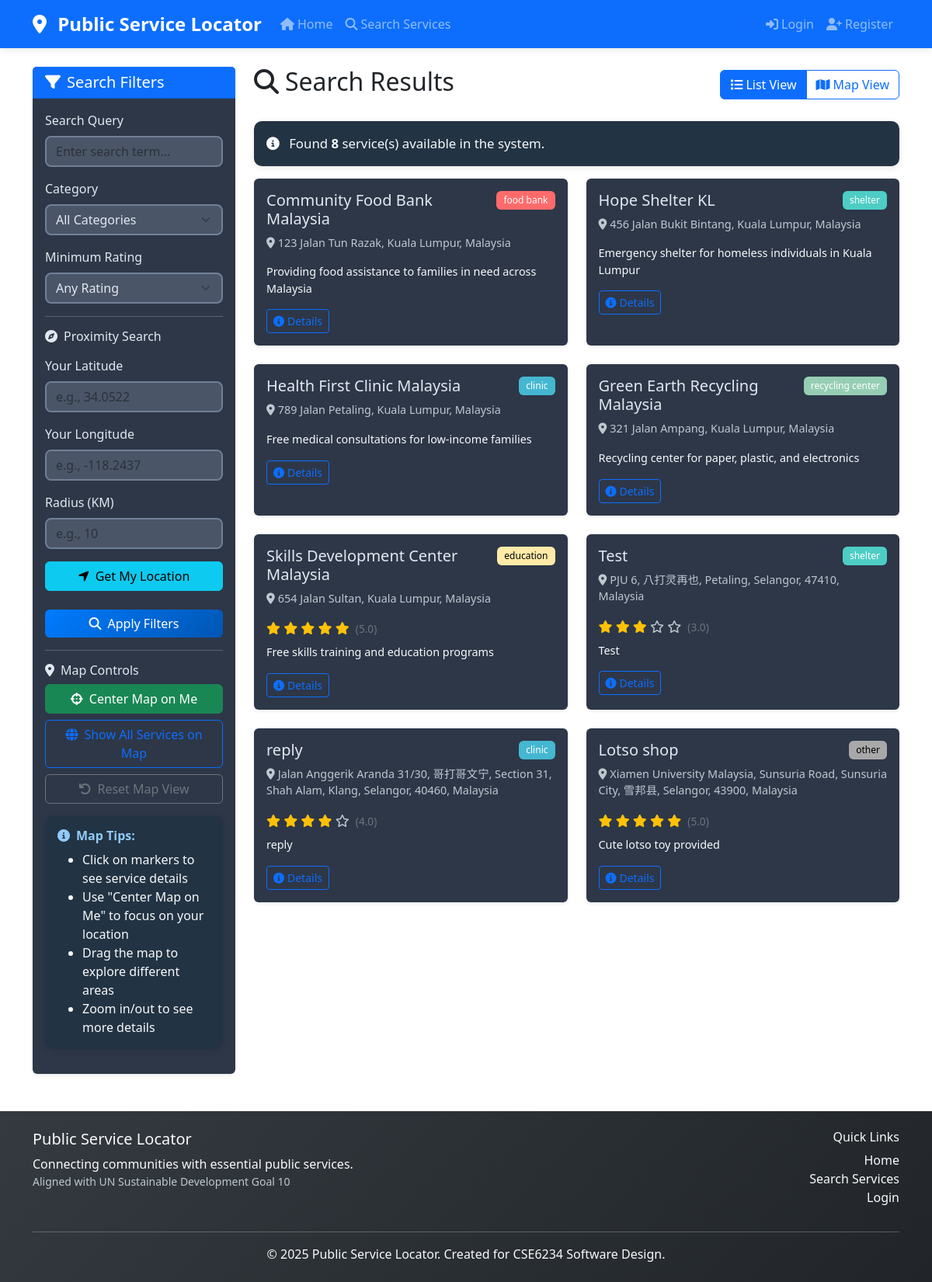
Screenshot of /search with the database file from the repository.
### app.py (models this page shows)
class ServiceModel(db.Model):
    id = db.Column(db.Integer, primary_key=True)
    name = db.Column(db.String(100), nullable=False)
    category = db.Column(db.String(50), nullable=False)
    description = db.Column(db.Text)
    address = db.Column(db.String(200), nullable=False)
    latitude = db.Column(db.Float)
    longitude = db.Column(db.Float)
    phone = db.Column(db.String(20))
    email = db.Column(db.String(120))
    hours = db.Column(db.String(200))
    rating = db.Column(db.Float, default=0.0)
    provider_id = db.Column(db.Integer, db.ForeignKey('user.id'))
    is_approved = db.Column(db.Boolean, default=False)
    is_rejected = db.Column(db.Boolean, default=False)
    is_held = db.Column(db.Boolean, default=False)  # New field for hold status
    rejection_reason = db.Column(db.Text)
    hold_reason = db.Column(db.Text)  # New field for hold reason
    held_by = db.Column(db.Integer, db.ForeignKey('user.id'))  # Admin who placed the hold
    held_at = db.Column(db.DateTime)  # When the hold was placed
    rejected_at = db.Column(db.DateTime)
    created_at = db.Column(db.DateTime, default=datetime.utcnow)
    provider = db.relationship('User', foreign_keys=[provider_id], backref='services')
    hold_admin = db.relationship('User', foreign_keys=[held_by], backref='held_services')

### app.py (the view, shortened to what this page needs)
@app.route('/search')
def search():
    query = request.args.get('q', '')
    category = request.args.get('category', '')
    user_lat = request.args.get('user_lat', type=float)
    user_lon = request.args.get('user_lon', type=float)
    radius = request.args.get('radius', type=float)
    min_rating = request.args.get('min_rating', type=float)
    if current_user.is_authenticated and current_user.role in ['admin', 'provider']:
        base_services_query = ServiceModel.query.filter_by(is_held=False)
    else:
        base_services_query = ServiceModel.query.filter_by(is_approved=True, is_held=False)
    if query:
        base_services_query = base_services_query.filter(
            (ServiceModel.name.ilike(f'%{query}%')) |
            (ServiceModel.description.ilike(f'%{query}%')) |
            (ServiceModel.address.ilike(f'%{query}%'))
        )
    if category:
        base_services_query = base_services_query.filter_by(category=category)
    if min_rating is not None:
        base_services_query = base_services_query.filter(ServiceModel.rating >= min_rating)
    services = base_services_query.all()
    services_dict = []
    for service in services:
        services_dict.append({
            'id': service.id,
            'name': service.name,
            'category': service.category,
            'description': service.description,
            'address': service.address,
            'latitude': service.latitude,
            'longitude': service.longitude,
            'rating': service.rating,
            'is_approved': service.is_approved
        })
    return render_template('search.html', services=services, services_json=services_dict, query=query, category=category, user_lat=user_lat, user_lon=user_lon, radius=radius, min_rating=min_rating)

### app.py (called while the page is built)
@app.context_processor
def inject_notifications():
    if current_user.is_authenticated:
        notifications = sorted(current_user.notifications, key=lambda n: n.created_at, reverse=True)[:10]
    else:
        notifications = []
    return dict(top_notifications=notifications)

### templates/search.html (shortened to what this page needs)
{% extends "base.html" %}
{% block content %}
<div class="row">
    <div class="col-lg-3">
        <div class="card shadow-sm">
            <div class="card-header bg-primary text-white">
                <h5 class="mb-0">
                    <i class="fas fa-filter me-2"></i>Search Filters
                </h5>
            </div>
            <div class="card-body">
                <form method="GET" action="{{ url_for('search') }}" id="searchForm">
                    <div class="mb-3">
                        <label for="q" class="form-label">Search Query</label>
                        <input type="text" class="form-control" id="q" name="q" value="{{ query }}" placeholder="Enter search term...">
                    </div>
                    <div class="mb-3">
                        <label for="category" class="form-label">Category</label>
                        <select class="form-select" id="category" name="category">
                            <option value="">All Categories</option>
                        </select>
                    </div>
                    <div class="mb-3">
                        <label for="min_rating" class="form-label">Minimum Rating</label>
                        <select class="form-select" id="min_rating" name="min_rating">
                            <option value="">Any Rating</option>
                        </select>
                    </div>
                    <hr>
                    <h6 class="mb-3"><i class="fas fa-compass me-2"></i>Proximity Search</h6>
                    <div class="mb-3">
                        <label for="user_lat" class="form-label">Your Latitude</label>
                        <input type="text" class="form-control" id="user_lat" name="user_lat" value="{{ user_lat if user_lat is not none else '' }}" placeholder="e.g., 34.0522">
                    </div>
                    <div class="mb-3">
                        <label for="user_lon" class="form-label">Your Longitude</label>
                        <input type="text" class="form-control" id="user_lon" name="user_lon" value="{{ user_lon if user_lon is not none else '' }}" placeholder="e.g., -118.2437">
                    </div>
                    <div class="mb-3">
                        <label for="radius" class="form-label">Radius (KM)</label>
                        <input type="number" class="form-control" id="radius" name="radius" value="{{ radius if radius is not none else '' }}" placeholder="e.g., 10" min="1">
                    </div>
                    <div class="d-grid mb-3">
                        <button type="button" class="btn btn-info" id="getGeolocationBtn">
                            <i class="fas fa-location-arrow me-2"></i>Get My Location
                        </button>
                    </div>
                    <div class="d-grid mt-4">
                        <button type="submit" class="btn btn-primary">
                            <i class="fas fa-search me-2"></i>Apply Filters
                        </button>
                    </div>
                </form>
                <hr>
                <div class="mb-3">
                    <h6><i class="fas fa-map-marker-alt me-2"></i>Map Controls</h6>
                    <div class="d-grid gap-2">
                        <button type="button" class="btn btn-success" id="findNearMeBtn">
                            <i class="fas fa-crosshairs me-2"></i>Center Map on Me
                        </button>
                        <button type="button" class="btn btn-outline-primary" id="showAllServicesBtn">
                            <i class="fas fa-globe me-2"></i>Show All Services on Map
                        </button>
                        <button type="button" class="btn btn-outline-secondary" id="resetMapBtn">
                            <i class="fas fa-undo me-2"></i>Reset Map View
                        </button>
                    </div>
                </div>
                <div class="alert alert-info small">
                    <h6><i class="fas fa-info-circle me-2"></i>Map Tips:</h6>
                    <ul class="mb-0 small">
                        <li>Click on markers to see service details</li>
                        <li>Use "Center Map on Me" to focus on your location</li>
                        <li>Drag the map to explore different areas</li>
                        <li>Zoom in/out to see more details</li>
                    </ul>
                </div>
            </div>
        </div>
    </div>
    <div class="col-lg-9">
        <div class="d-flex justify-content-between align-items-center mb-4">
            <h2>
                <i class="fas fa-search me-2"></i>Search Results
            </h2>
            <div class="btn-group" role="group">
                <button type="button" class="btn btn-outline-primary active" id="listView">
                    <i class="fas fa-list me-1"></i>List View
                </button>
                <button type="button" class="btn btn-outline-primary" id="mapView">
                    <i class="fas fa-map me-1"></i>Map View
                </button>
            </div>
        </div>
        <div class="alert alert-info">
            <i class="fas fa-info-circle me-2"></i>
            Found <strong>{{ services|length }}</strong> service(s)
            {% if query or category or user_lat is not none or min_rating is not none %}
                matching your criteria.
            {% else %}
                available in the system.
            {% endif %}
        </div>
        <div id="listViewContent">
            {% if services %}
                <div class="row">
                    {% for service in services %}
                        <div class="col-md-6 mb-4">
                            <div class="card h-100 shadow-sm">
                                <div class="card-body">
                                    <div class="d-flex justify-content-between align-items-start mb-2">
                                        <h5 class="card-title mb-0">{{ service.name }}</h5>
                                        <span class="badge" style="background-color: {{ '#' + ('FF6B6B' if service.category == 'food bank' else '4ECDC4' if service.category == 'shelter' else '45B7D1' if service.category == 'clinic' else '96CEB4' if service.category == 'recycling center' else 'FFEAA7' if service.category == 'education' else 'DDA0DD' if service.category == 'employment' else 'FDCB6E' if service.category == 'transportation' else 'A8A8A8') }}; color: {{ 'white' if service.category in ['food bank', 'shelter', 'clinic', 'recycling center', 'employment'] else 'black' }};">{{ service.category }}</span>
                                    </div>
                                    <p class="card-text text-muted" style="font-weight: 500; font-size: 0.9rem;">
                                        <i class="fas fa-map-marker-alt me-1"></i>{{ service.address }}
                                    </p>
                                    {% if service.rating > 0 %}
                                        <div class="mb-2">
                                            {% for i in range(5) %}
                                                {% if i < service.rating %}
                                                    <i class="fas fa-star text-warning"></i>
                                                {% else %}
                                                    <i class="far fa-star text-muted"></i>
                                                {% endif %}
                                            {% endfor %}
                                            <span class="ms-1" style="font-weight: 500; font-size: 0.85rem; color: #6c757d;">({{ "%.1f"|format(service.rating) }})</span>
                                        </div>
                                    {% endif %}
                                    {% if service.description %}
                                        <p class="card-text" style="font-weight: 400; font-size: 0.9rem; color: #495057; line-height: 1.4;">{{ service.description[:100] }}{% if service.description|length > 100 %}...{% endif %}</p>
                                    {% endif %}
                                    <div class="d-flex justify-content-between align-items-center">
                                        <a href="{{ url_for('service_detail', service_id=service.id) }}" class="btn btn-sm btn-outline-primary">
                                            <i class="fas fa-info-circle me-1"></i>Details
                                        </a>
                                    </div>
                                </div>
                            </div>
                        </div>
                    {% endfor %}
                </div>
            {% endif %}
        </div>
    </div>
</div>
{% endblock %}

### static/css/style.css (style rules this page uses)
.card { transition: transform 0.2s ease-in-out, box-shadow 0.2s ease-in-out; border: none; background-color: #2d3748; color: #e2e8f0; }
.card-header { border-bottom: 1px solid rgba(0, 0, 0, 0.125); background-color: rgba(0, 0, 0, 0.03); }
.btn, a.btn { cursor: pointer !important; pointer-events: auto !important; user-select: none !important; -webkit-user-select: none !important; -moz-user-select: none !important; -ms-user-select: none !important; position: relative !important; z-index: 10 !important; }
.btn-primary { background: linear-gradient(135deg, #007bff 0%, #0056b3 100%); border: none; }
.form-control, .form-select { border-radius: 8px; border: 2px solid #718096; transition: border-color 0.2s ease-in-out, box-shadow 0.2s ease-in-out; background-color: #4a5568; color: #e2e8f0; }
.alert { border-radius: 10px; border: none; box-shadow: 0 2px 8px rgba(0, 0, 0, 0.1); }
.alert-info { font-size: 1.05rem; color: #f8f9fa !important; background-color: #223344 !important; }
.alert-info h6 { font-weight: 600; color: #90caf9 !important; }
.alert-info ul, .alert-info li { font-size: 1rem; font-weight: 500; color: #f8f9fa !important; }
.badge { font-weight: 500; padding: 0.5em 0.75em; border-radius: 6px; }
.fade-in { animation: fadeIn 0.5s ease-in-out; }
.slide-in-left { animation: slideInLeft 0.5s ease-in-out; }
.slide-in-right { animation: slideInRight 0.5s ease-in-out; }
.btn-outline-secondary { border-color: #6c757d; color: #6c757d; }
a { cursor: pointer !important; text-decoration: none !important; }
body { -webkit-font-smoothing: antialiased; -moz-osx-font-smoothing: grayscale; font-weight: 400; }
.card-text { font-weight: 400 !important; line-height: 1.5 !important; color: #f8f9fa !important; }
.card-text.text-muted { font-weight: 500 !important; color: #bfc8d0 !important; }
.small { font-weight: 500 !important; color: #6c757d !important; }
.badge { font-weight: 500 !important; text-rendering: optimizeLegibility; }
p, span, div { text-rendering: optimizeLegibility; -webkit-font-smoothing: antialiased; }
.text-muted, .small { color: #bfc8d0 !important; }

### rows the page displays
ServiceModel: name "Community Food Bank Malaysia", category "food bank", address "123 Jalan Tun Razak, Kuala Lumpur, Malaysia", description "Providing food assistance to families in need across Malaysia"
ServiceModel: name "Hope Shelter KL", category "shelter", address "456 Jalan Bukit Bintang, Kuala Lumpur, Malaysia", description "Emergency shelter for homeless individuals in Kuala Lumpur"
ServiceModel: name "Health First Clinic Malaysia", category "clinic", address "789 Jalan Petaling, Kuala Lumpur, Malaysia", description "Free medical consultations for low-income families"
ServiceModel: name "Green Earth Recycling Malaysia", category "recycling center", address "321 Jalan Ampang, Kuala Lumpur, Malaysia", description "Recycling center for paper, plastic, and electronics"
ServiceModel: name "Skills Development Center Malaysia", category "education", address "654 Jalan Sultan, Kuala Lumpur, Malaysia", rating "5.0", description "Free skills training and education programs"
ServiceModel: name "Test", category "shelter", address "PJU 6, 八打灵再也, Petaling, Selangor, 47410, Malaysia", rating "3.0", description "Test"
ServiceModel: name "reply", category "clinic", address "Jalan Anggerik Aranda 31/30, 哥打哥文宁, Section 31, Shah Alam, Klang, Selangor, 40460, Malaysia", rating "4.0", description "reply"
ServiceModel: name "Lotso shop", category "other", address "Xiamen University Malaysia, Sunsuria Road, Sunsuria City, 雪邦县, Selangor, 43900, Malaysia", rating "5.0", description "Cute lotso toy provided"

### other values shown
{{ services|length }} "8"
